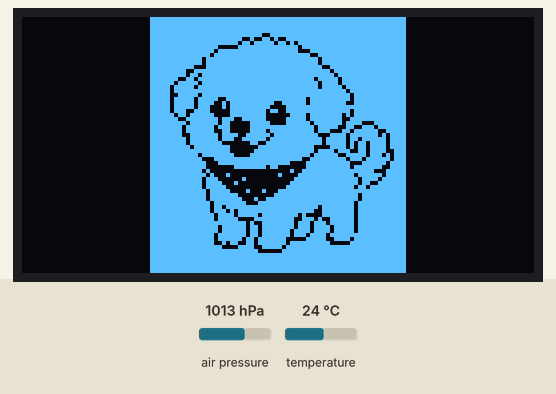
This sketch was run on a simulated ESP32. Parts: 128×64 one-colour display. Inputs (shaded band) come from the test bench; at power-on: air pressure 1013 hPa, temperature 24 °C. WiFi joins after 1.5 s; servers stay silent unless stated; web services answer with replies made up by the test bench; what the sketch prints to the serial monitor is not drawn.

Above: at 0.2 s.
At 2.2 s:
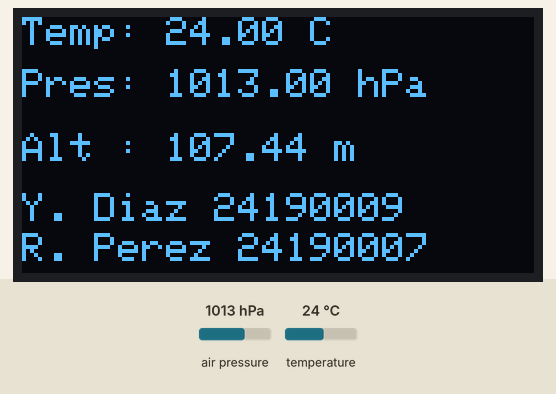

Measured:
- what the display in image 0 shows lasts 2.0 s, from 0.2 s to 2.2 s

The sketch:

Proyectofinal.ino
```cpp
#include <Wire.h>
#include <Adafruit_GFX.h>
#include <Adafruit_SSD1306.h>
#include <Adafruit_BMP280.h>
#include <ArduinoJson.h>
#include <WiFi.h>
#include <HTTPClient.h>

// Credenciales de red
const char SSID[64] = " "; // escribir tu red Wifi dentro de loas comillas----------------------
const char PSWD[64] = " "; //escribir tu contraseña en el espacio entre comillas----------------

// Servidor de ThingSpeak
String ServerLink = "https://api.thingspeak.com/update";
String apiKey = "";// ingresar tu llave -----------------------------

// Dimensiones OLED
#define SCREEN_WIDTH 128
#define SCREEN_HEIGHT 64
#define OLED_RESET    -1  // No usamos pin de reset físico

// Objeto pantalla OLED
Adafruit_SSD1306 display(SCREEN_WIDTH, SCREEN_HEIGHT, &Wire, OLED_RESET);

// Objeto sensor BMP280 (dirección I2C 0x76 por defecto)
Adafruit_BMP280 bmp;

// Presión de referencia a nivel del mar en hPa
#define SEALEVELPRESSURE_HPA 1026
// 1013.25 Estandar, 1026 en Chihuahua Capital

// Display de entrada
const unsigned char ImageSetUp [] PROGMEM = {
	0x00, 0x00, 0x00, 0x00, 0xff, 0xff, 0xff, 0xff, 0xff, 0xff, 0xff, 0xff, 0x00, 0x00, 0x00, 0x00,
	0x00, 0x00, 0x00, 0x00, 0xff, 0xff, 0xff, 0xff, 0xff, 0xff, 0xff, 0xff, 0x00, 0x00, 0x00, 0x00,
	0x00, 0x00, 0x00, 0x00, 0xff, 0xff, 0xff, 0xff, 0xff, 0xff, 0xff, 0xff, 0x00, 0x00, 0x00, 0x00,
	0x00, 0x00, 0x00, 0x00, 0xff, 0xff, 0xff, 0xff, 0xff, 0xff, 0xff, 0xff, 0x00, 0x00, 0x00, 0x00,
	0x00, 0x00, 0x00, 0x00, 0xff, 0xff, 0xff, 0xf3, 0xff, 0xff, 0xff, 0xff, 0x00, 0x00, 0x00, 0x00,
	0x00, 0x00, 0x00, 0x00, 0xff, 0xff, 0xfe, 0x4d, 0x3f, 0xff, 0xff, 0xff, 0x00, 0x00, 0x00, 0x00,
	0x00, 0x00, 0x00, 0x00, 0xff, 0xff, 0xfd, 0xbe, 0xd7, 0xff, 0xff, 0xff, 0x00, 0x00, 0x00, 0x00,
	0x00, 0x00, 0x00, 0x00, 0xff, 0xff, 0x83, 0xff, 0xfb, 0xff, 0xff, 0xff, 0x00, 0x00, 0x00, 0x00,
	0x00, 0x00, 0x00, 0x00, 0xff, 0xff, 0x7f, 0xff, 0xf8, 0xff, 0xff, 0xff, 0x00, 0x00, 0x00, 0x00,
	0x00, 0x00, 0x00, 0x00, 0xff, 0xfe, 0xff, 0xff, 0xff, 0x3f, 0xff, 0xff, 0x00, 0x00, 0x00, 0x00,
	0x00, 0x00, 0x00, 0x00, 0xff, 0xfb, 0xff, 0xff, 0xff, 0xdf, 0xff, 0xff, 0x00, 0x00, 0x00, 0x00,
	0x00, 0x00, 0x00, 0x00, 0xff, 0xfb, 0xff, 0xff, 0xff, 0xdf, 0xff, 0xff, 0x00, 0x00, 0x00, 0x00,
	0x00, 0x00, 0x00, 0x00, 0xff, 0xe3, 0xff, 0xff, 0xff, 0xe7, 0xff, 0xff, 0x00, 0x00, 0x00, 0x00,
	0x00, 0x00, 0x00, 0x00, 0xff, 0x9f, 0xff, 0xff, 0xff, 0xfb, 0xff, 0xff, 0x00, 0x00, 0x00, 0x00,
	0x00, 0x00, 0x00, 0x00, 0xff, 0xb7, 0xff, 0xff, 0xff, 0xfd, 0xff, 0xff, 0x00, 0x00, 0x00, 0x00,
	0x00, 0x00, 0x00, 0x00, 0xfe, 0x6f, 0xff, 0xff, 0xff, 0xbe, 0xff, 0xff, 0x00, 0x00, 0x00, 0x00,
	0x00, 0x00, 0x00, 0x00, 0xfd, 0xf7, 0xff, 0xff, 0xff, 0xde, 0xff, 0xff, 0x00, 0x00, 0x00, 0x00,
	0x00, 0x00, 0x00, 0x00, 0xfb, 0xef, 0xff, 0xff, 0xff, 0xdf, 0x7f, 0xff, 0x00, 0x00, 0x00, 0x00,
	0x00, 0x00, 0x00, 0x00, 0xfb, 0xff, 0xff, 0xff, 0xff, 0xff, 0xbf, 0xff, 0x00, 0x00, 0x00, 0x00,
	0x00, 0x00, 0x00, 0x00, 0xf9, 0xf7, 0xff, 0xff, 0xff, 0xff, 0xdf, 0xff, 0x00, 0x00, 0x00, 0x00,
	0x00, 0x00, 0x00, 0x00, 0xfb, 0xef, 0x9f, 0xff, 0xfe, 0xff, 0xdf, 0xff, 0x00, 0x00, 0x00, 0x00,
	0x00, 0x00, 0x00, 0x00, 0xfb, 0xef, 0x2f, 0xfe, 0x7e, 0xff, 0x9f, 0xff, 0x00, 0x00, 0x00, 0x00,
	0x00, 0x00, 0x00, 0x00, 0xfb, 0xee, 0x2f, 0xfc, 0x3f, 0xff, 0xff, 0xff, 0x00, 0x00, 0x00, 0x00,
	0x00, 0x00, 0x00, 0x00, 0xfb, 0x9e, 0x0f, 0xfb, 0x3f, 0xff, 0xdf, 0xff, 0x00, 0x00, 0x00, 0x00,
	0x00, 0x00, 0x00, 0x00, 0xfd, 0xbf, 0x0f, 0xf8, 0x1e, 0xff, 0x5f, 0xff, 0x00, 0x00, 0x00, 0x00,
	0x00, 0x00, 0x00, 0x00, 0xfe, 0x7f, 0xb9, 0xf8, 0x3e, 0xff, 0x3f, 0xff, 0x00, 0x00, 0x00, 0x00,
	0x00, 0x00, 0x00, 0x00, 0xff, 0xbf, 0xb0, 0x7c, 0x3f, 0x7f, 0x78, 0xff, 0x00, 0x00, 0x00, 0x00,
	0x00, 0x00, 0x00, 0x00, 0xff, 0x7f, 0x70, 0x7f, 0xff, 0xbe, 0x67, 0x7f, 0x00, 0x00, 0x00, 0x00,
	0x00, 0x00, 0x00, 0x00, 0xff, 0x7f, 0x30, 0x7b, 0xff, 0xb8, 0xdf, 0x9f, 0x00, 0x00, 0x00, 0x00,
	0x00, 0x00, 0x00, 0x00, 0xff, 0x3f, 0xbc, 0xfd, 0xff, 0xc7, 0xbf, 0xaf, 0x00, 0x00, 0x00, 0x00,
	0x00, 0x00, 0x00, 0x00, 0xff, 0xbf, 0xb9, 0xfb, 0xff, 0xef, 0xb7, 0xef, 0x00, 0x00, 0x00, 0x00,
	0x00, 0x00, 0x00, 0x00, 0xff, 0xbf, 0xc0, 0x67, 0xff, 0xef, 0xad, 0xef, 0x00, 0x00, 0x00, 0x00,
	0x00, 0x00, 0x00, 0x00, 0xff, 0xdf, 0xf0, 0x1f, 0xff, 0x87, 0xad, 0xef, 0x00, 0x00, 0x00, 0x00,
	0x00, 0x00, 0x00, 0x00, 0xff, 0xff, 0xf0, 0x3f, 0xff, 0xbd, 0xcd, 0xe7, 0x00, 0x00, 0x00, 0x00,
	0x00, 0x00, 0x00, 0x00, 0xff, 0xf7, 0xf8, 0x7f, 0xff, 0x7e, 0x7d, 0xd7, 0x00, 0x00, 0x00, 0x00,
	0x00, 0x00, 0x00, 0x00, 0xff, 0xf8, 0xff, 0xff, 0xfc, 0xff, 0xbb, 0xf7, 0x00, 0x00, 0x00, 0x00,
	0x00, 0x00, 0x00, 0x00, 0xff, 0xfc, 0x7f, 0xff, 0xe1, 0xff, 0xc7, 0xef, 0x00, 0x00, 0x00, 0x00,
	0x00, 0x00, 0x00, 0x00, 0xff, 0xfc, 0x07, 0xfb, 0x01, 0xff, 0xdf, 0xcf, 0x00, 0x00, 0x00, 0x00,
	0x00, 0x00, 0x00, 0x00, 0xff, 0xfa, 0x00, 0x00, 0x13, 0xff, 0xff, 0x1f, 0x00, 0x00, 0x00, 0x00,
	0x00, 0x00, 0x00, 0x00, 0xff, 0xfd, 0x10, 0x00, 0x87, 0xff, 0xef, 0xdf, 0x00, 0x00, 0x00, 0x00,
	0x00, 0x00, 0x00, 0x00, 0xff, 0xfb, 0x81, 0x00, 0x0f, 0xff, 0xf7, 0xbf, 0x00, 0x00, 0x00, 0x00,
	0x00, 0x00, 0x00, 0x00, 0xff, 0xfb, 0xc4, 0x00, 0x1f, 0xff, 0xf6, 0x7f, 0x00, 0x00, 0x00, 0x00,
	0x00, 0x00, 0x00, 0x00, 0xff, 0xfb, 0xe0, 0x00, 0x3f, 0xff, 0xed, 0xff, 0x00, 0x00, 0x00, 0x00,
	0x00, 0x00, 0x00, 0x00, 0xff, 0xfd, 0xf0, 0x88, 0xff, 0xff, 0xff, 0xff, 0x00, 0x00, 0x00, 0x00,
	0x00, 0x00, 0x00, 0x00, 0xff, 0xfd, 0xfc, 0x01, 0xff, 0xff, 0xf7, 0xff, 0x00, 0x00, 0x00, 0x00,
	0x00, 0x00, 0x00, 0x00, 0xff, 0xfd, 0xfe, 0x27, 0xff, 0xff, 0xf7, 0xff, 0x00, 0x00, 0x00, 0x00,
	0x00, 0x00, 0x00, 0x00, 0xff, 0xfe, 0xff, 0x1f, 0xff, 0xff, 0xef, 0xff, 0x00, 0x00, 0x00, 0x00,
	0x00, 0x00, 0x00, 0x00, 0xff, 0xfe, 0xdf, 0xff, 0xff, 0xdf, 0xef, 0xff, 0x00, 0x00, 0x00, 0x00,
	0x00, 0x00, 0x00, 0x00, 0xff, 0xfe, 0xeb, 0xff, 0xff, 0x9f, 0xef, 0xff, 0x00, 0x00, 0x00, 0x00,
	0x00, 0x00, 0x00, 0x00, 0xff, 0xff, 0x7b, 0xef, 0xfa, 0x1f, 0xef, 0xff, 0x00, 0x00, 0x00, 0x00,
	0x00, 0x00, 0x00, 0x00, 0xff, 0xff, 0x7c, 0x3f, 0xf3, 0xa7, 0xef, 0xff, 0x00, 0x00, 0x00, 0x00,
	0x00, 0x00, 0x00, 0x00, 0xff, 0xff, 0xff, 0x4f, 0xf7, 0x77, 0xef, 0xff, 0x00, 0x00, 0x00, 0x00,
	0x00, 0x00, 0x00, 0x00, 0xff, 0xff, 0xbf, 0x6f, 0xf7, 0x7b, 0xef, 0xff, 0x00, 0x00, 0x00, 0x00,
	0x00, 0x00, 0x00, 0x00, 0xff, 0xff, 0xbf, 0x6f, 0xef, 0x7b, 0xef, 0xff, 0x00, 0x00, 0x00, 0x00,
	0x00, 0x00, 0x00, 0x00, 0xff, 0xff, 0x7f, 0x6f, 0xee, 0xf7, 0xff, 0xff, 0x00, 0x00, 0x00, 0x00,
	0x00, 0x00, 0x00, 0x00, 0xff, 0xff, 0x7e, 0xdf, 0xc1, 0xf3, 0xdf, 0xff, 0x00, 0x00, 0x00, 0x00,
	0x00, 0x00, 0x00, 0x00, 0xff, 0xff, 0x2c, 0xdf, 0xdf, 0xf8, 0x3f, 0xff, 0x00, 0x00, 0x00, 0x00,
	0x00, 0x00, 0x00, 0x00, 0xff, 0xff, 0xc3, 0xcf, 0xbf, 0xff, 0xff, 0xff, 0x00, 0x00, 0x00, 0x00,
	0x00, 0x00, 0x00, 0x00, 0xff, 0xff, 0xff, 0xe0, 0x7f, 0xff, 0xff, 0xff, 0x00, 0x00, 0x00, 0x00,
	0x00, 0x00, 0x00, 0x00, 0xff, 0xff, 0xff, 0xff, 0xff, 0xff, 0xff, 0xff, 0x00, 0x00, 0x00, 0x00,
	0x00, 0x00, 0x00, 0x00, 0xff, 0xff, 0xff, 0xff, 0xff, 0xff, 0xff, 0xff, 0x00, 0x00, 0x00, 0x00,
	0x00, 0x00, 0x00, 0x00, 0xff, 0xff, 0xff, 0xff, 0xff, 0xff, 0xff, 0xff, 0x00, 0x00, 0x00, 0x00,
	0x00, 0x00, 0x00, 0x00, 0xff, 0xff, 0xff, 0xff, 0xff, 0xff, 0xff, 0xff, 0x00, 0x00, 0x00, 0x00,
	0x00, 0x00, 0x00, 0x00, 0xff, 0xff, 0xff, 0xff, 0xff, 0xff, 0xff, 0xff, 0x00, 0x00, 0x00, 0x00
};

void setup() {
  Serial.begin(115200);
  delay(100);

  // 1) Inicia bus I2C
  Wire.begin();  // SDA=21, SCL=22

  // 2) Inicializa OLED
  if (!display.begin(SSD1306_SWITCHCAPVCC, 0x3C)) {
    Serial.println("ERROR: OLED no detectada");
    while (true) delay(1000);
  }
  display.clearDisplay();
  display.drawBitmap(0, 0, ImageSetUp, SCREEN_WIDTH, SCREEN_HEIGHT, WHITE);
  display.display();

  // 3) Inicializa BMP280
  if (!bmp.begin(0x76)) {
    Serial.println("ERROR: BMP280 no detectado en 0x76");
    // Prueba en 0x77 si tu módulo lo requiere:
    if (!bmp.begin(0x77)) {
      Serial.println("ERROR: BMP280 no en 0x77 tampoco");
      while (true) delay(1000);
    }
  }
  Serial.println("BMP280 listo");

  // 4) Iniciazion de conexcion Wifi
  vTaskDelay( pdMS_TO_TICKS( 500 ) );
  WiFi.begin(SSID, PSWD);
  Serial.print("Wacha loco, ya pesco tu chingadera!!\n"); //Conectado al WiFi
  while (WiFi.status() != WL_CONNECTED){
    vTaskDelay( pdMS_TO_TICKS( 500 ) );
    Serial.print(".");
  }
  Serial.println("\nLa Base de Virus ha sido Actualizada");
}

void loop() {
  if (WiFi.status()== WL_CONNECTED)
  {
    HTTPClient http;

    // Lecturas del sensor
    float temp      = bmp.readTemperature();                    // °C
    float pres_hpa  = bmp.readPressure() / 100.0F;              // hPa
    float altitude  = bmp.readAltitude(SEALEVELPRESSURE_HPA);   // m

    // Muestra en OLED
    display.clearDisplay();
    display.setTextSize(1);
    display.setTextColor(WHITE);

    display.setCursor(0, 0);
    display.printf("Temp: %.2f C\n", temp);
    display.setCursor(0, 13);
    display.printf("Pres: %.2f hPa\n", pres_hpa);
    display.setCursor(0, 29);
    display.printf("Alt : %.2f m\n", altitude);

    display.setCursor(0, 44);
    display.printf("Y. Diaz 24190009");
    display.setCursor(0, 54);
    display.printf("R. Perez 24190007");

    display.display();

    // Envio de datos a diferentes puertos para su apreciacion
    String url = ServerLink + "?api_key=" + apiKey;
    url +="&field1=" + String(temp);
    url +="&field2=" + String(pres_hpa);
    url +="&field3=" + String(altitude);

    // Visualizacion en el Monitor Serial de los datos enviados
    http.begin(url);
    int httpCode = http.GET();
    if(httpCode > 0 )
    {
      Serial.println("Datos enviados  " + String(httpCode));
      Serial.println(" Temperatura:         " + String(temp));
      Serial.println(" Presion Atmosferica: " + String(pres_hpa));
      Serial.println(" Altitud aproximada:  " + String(altitude));

    }
    else
    {
      Serial.println("Error al enviar");
    }

    http.end();
  }

  // Tiempo de espera, minimo 20 segundos por el servidor
  vTaskDelay( pdMS_TO_TICKS( 20000 ) );
}
```
